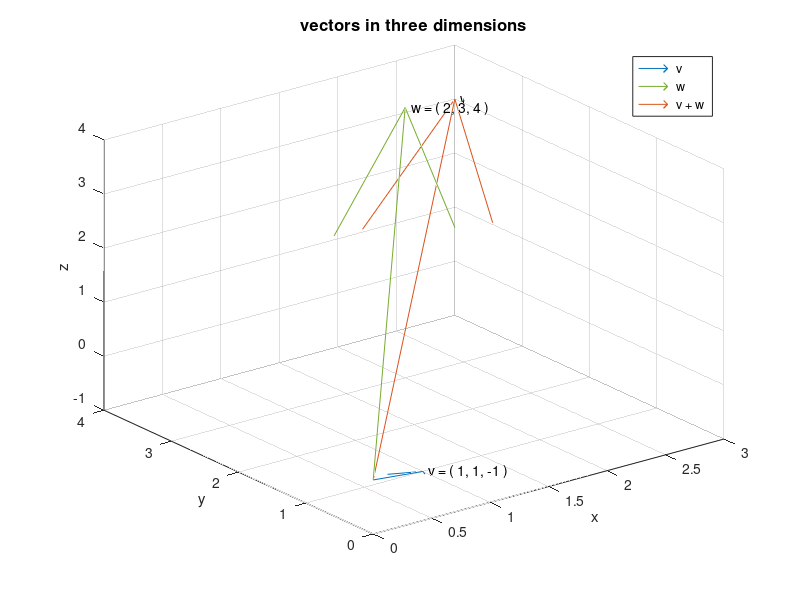

Write the MATLAB code that produced this figure.
v = [ 1; 1; -1; ]
w = [ 2; 3; 4; ]
v + w 


quiver3( 0, 0, 0, 1, 1, -1, 1 )
text( 1, 1, -1, '  v = ( 1, 1, -1 ) ' );

hold

quiver3( 0, 0, 0, 2, 3, 4, 1 )
text( 2, 3, 4, '  w = ( 2, 3, 4 ) ' );

quiver3( 0, 0, 0, 3, 4, 3, 1 )
text( 3, 4, 3, '  w = ( 3, 4, 3 ) ' );


title('vectors in three dimensions','FontSize',12);
xlabel('x');
ylabel('y');
zlabel('z');
legend(' v ', ' w ', ' v + w ' )  